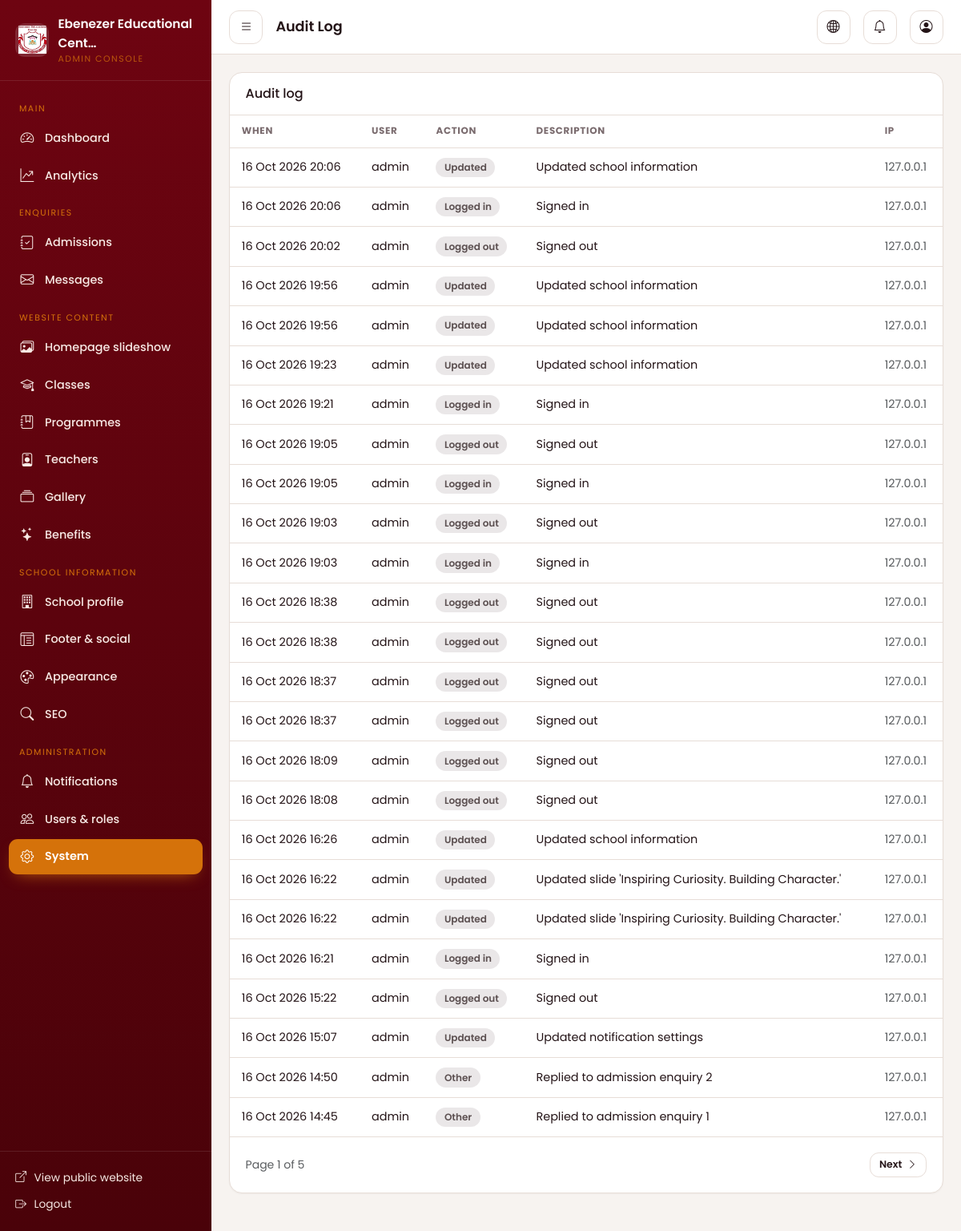
Before: /dashboard/system/audit/ (signed in) with the older database file.
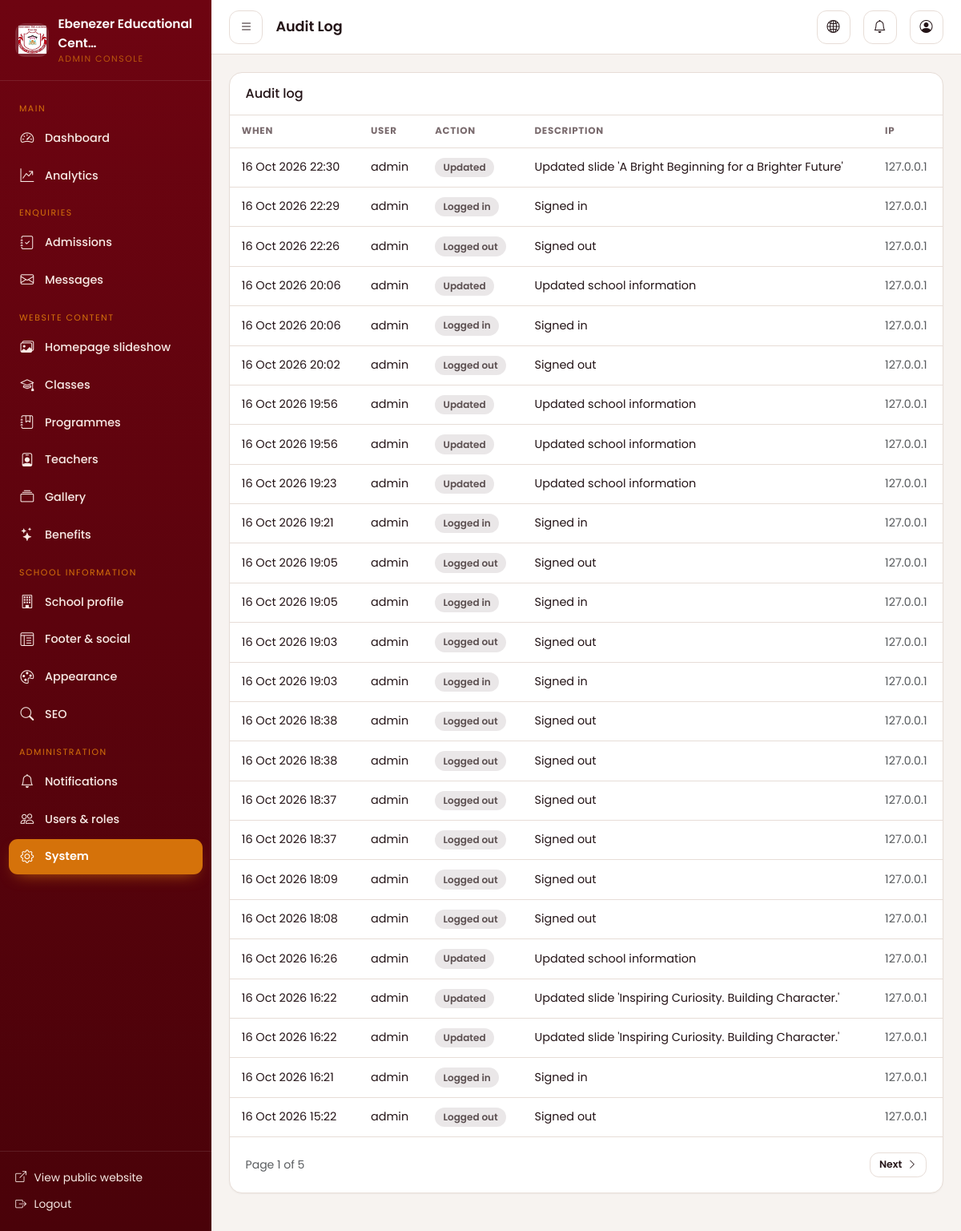
After: the same page with the newer database file.
### apps/core/models.py (models this page shows, shortened)
class AuditLog(models.Model):
    ACTION_CREATE = "create"
    ACTION_UPDATE = "update"
    ACTION_DELETE = "delete"
    ACTION_LOGIN = "login"
    ACTION_LOGOUT = "logout"
    ACTION_OTHER = "other"
    ACTION_CHOICES = [
        (ACTION_CREATE, "Created"),
        (ACTION_UPDATE, "Updated"),
        (ACTION_DELETE, "Deleted"),
        (ACTION_LOGIN, "Logged in"),
        (ACTION_LOGOUT, "Logged out"),
        (ACTION_OTHER, "Other"),
    ]
    user = models.ForeignKey(
        settings.AUTH_USER_MODEL,
        null=True,
        blank=True,
        on_delete=models.SET_NULL,
        related_name="audit_entries",
    )
    action = models.CharField(max_length=20, choices=ACTION_CHOICES, default=ACTION_OTHER)
    model_name = models.CharField(max_length=120, blank=True)
    object_id = models.CharField(max_length=64, blank=True)
    description = models.CharField(max_length=255, blank=True)
    ip_address = models.GenericIPAddressField(null=True, blank=True)
    created_at = models.DateTimeField(auto_now_add=True, db_index=True)
    class Meta:
        ordering = ["-created_at"]
        verbose_name = "Audit log entry"
        verbose_name_plural = "Audit log"

### apps/dashboard/views.py (the view)
# urls.py: path("system/audit/", views.audit_log, name="audit_log"),
@capability_required("system_manage")
def audit_log(request):
    logs = _page(request, request_logs := _audit_qs(), per_page=25)
    return render(
        request,
        "dashboard/audit_log.html",
        {"logs": logs, "page_title": "Audit Log", "active": "system"},
    )

### apps/accounts/permissions.py (called while the page is built)
def user_can(user, capability: str) -> bool:
    if not getattr(user, "is_authenticated", False):
        return False
    if user.is_superuser:
        return True
    allowed = CAPABILITIES.get(capability, set())
    return bool(get_user_roles(user) & allowed)

def capability_required(capability: str):
    def decorator(view_func):
        @wraps(view_func)
        @login_required
        def _wrapped(request, *args, **kwargs):
            if not user_can(request.user, capability):
                raise PermissionDenied("You do not have permission to do that.")
            return view_func(request, *args, **kwargs)
        return _wrapped
    return decorator

### apps/accounts/templatetags/permissions.py (called while the page is built)
@register.filter(name="can")
def can(user, capability: str) -> bool:
    return user_can(user, capability)

### apps/analytics/services.py (called while the page is built)
def should_track(request, path: str) -> bool:
    if request.method != "GET":
        return False
    if request.path.startswith(EXCLUDED_PREFIXES):
        return False
    if is_bot(request.META.get("HTTP_USER_AGENT", "")):
        return False
    return True

### apps/core/models.py (called while the page is built)
    @classmethod
    def _cache_key(cls) -> str:
        return cls.CACHE_KEY or f"singleton:{cls._meta.label}"

### templates/dashboard/audit_log.html (shortened to what this page needs)
{% extends "dashboard/base.html" %}
{% block content %}
<div class="dash-card">
  <div class="dash-card-head"><h2 class="h6 mb-0">Audit log</h2></div>
  <div class="table-responsive">
    <table class="dash-table">
      <thead><tr><th>When</th><th>User</th><th>Action</th><th>Description</th><th>IP</th></tr></thead>
      <tbody>
        {% for entry in logs %}
          <tr>
            <td class="text-nowrap">{{ entry.created_at|date:"d M Y H:i" }}</td>
            <td>{{ entry.user.get_username|default:"system" }}</td>
            <td><span class="pill pill-archived">{{ entry.get_action_display }}</span></td>
            <td>{{ entry.description|default:entry }}</td>
            <td class="text-muted small">{{ entry.ip_address|default:"—" }}</td>
          </tr>
        {% empty %}
          <tr><td colspan="5" class="text-center text-muted py-5">No audit records yet.</td></tr>
        {% endfor %}
      </tbody>
    </table>
  </div>
  {% if logs.paginator.num_pages > 1 %}
  <div class="dash-card-body d-flex justify-content-between align-items-center">
    <span class="text-muted small">Page {{ logs.number }} of {{ logs.paginator.num_pages }}</span>
    <div class="d-flex gap-2">
      {% if logs.has_next %}<a class="dash-btn dash-btn-light dash-btn-sm" href="?page={{ logs.next_page_number }}">Next <i class="bi bi-chevron-right"></i></a>{% endif %}
    </div>
  </div>
  {% endif %}
</div>
{% endblock %}

Changed rows visible on the page:
no longer on this page (row unchanged): AuditLog: created_at "16 Oct 2026 15:07", user.get_username "admin", action "Updated", description "Updated notification settings", ip_address "127.0.0.1"
no longer on this page (row unchanged): AuditLog: created_at "16 Oct 2026 14:50", user.get_username "admin", action "Other", description "Replied to admission enquiry 2", ip_address "127.0.0.1"
no longer on this page (row unchanged): AuditLog: created_at "16 Oct 2026 14:45", user.get_username "admin", action "Other", description "Replied to admission enquiry 1", ip_address "127.0.0.1"
added AuditLog: created_at "16 Oct 2026 22:30", user.get_username "admin", action "Updated", description "Updated slide 'A Bright Beginning for a Brighter Future'", ip_address "127.0.0.1"
added AuditLog: created_at "16 Oct 2026 22:29", user.get_username "admin", action "Logged in", description "Signed in", ip_address "127.0.0.1"
added AuditLog: created_at "16 Oct 2026 22:26", user.get_username "admin", action "Logged out", description "Signed out", ip_address "127.0.0.1"
